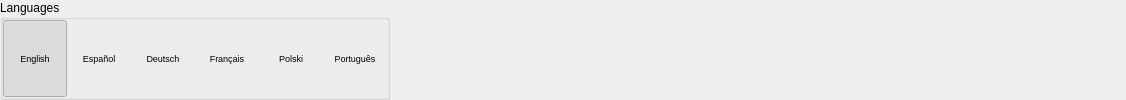
  <widget class="QWidget" name="languageTab">
   <attribute name="title">
    <string>&amp;Language</string>
   </attribute>
   <layout class="QHBoxLayout" name="horizontalLayout_19">
    <property name="spacing">
     <number>0</number>
    </property>
    <property name="leftMargin">
     <number>0</number>
    </property>
    <property name="topMargin">
     <number>0</number>
    </property>
    <property name="rightMargin">
     <number>0</number>
    </property>
    <property name="bottomMargin">
     <number>0</number>
    </property>
    <item>
     <widget class="QGroupBox" name="groupBox">
      <property name="minimumSize">
       <size>
        <width>0</width>
        <height>0</height>
       </size>
      </property>
      <property name="title">
       <string>Languages</string>
      </property>
      <layout class="QHBoxLayout" name="horizontalLayout_3">
       <property name="spacing">
        <number>0</number>
       </property>
       <property name="leftMargin">
        <number>0</number>
       </property>
       <property name="topMargin">
        <number>0</number>
       </property>
       <property name="rightMargin">
        <number>0</number>
       </property>
       <property name="bottomMargin">
        <number>0</number>
       </property>
       <item>
        <widget class="QToolButton" name="langUsBtn">
         <property name="sizePolicy">
          <sizepolicy hsizetype="Preferred" vsizetype="Preferred">
           <horstretch>0</horstretch>
           <verstretch>0</verstretch>
          </sizepolicy>
         </property>
         <property name="minimumSize">
          <size>
           <width>64</width>
           <height>0</height>
          </size>
         </property>
         <property name="font">
          <font>
           <pointsize>7</pointsize>
          </font>
         </property>
         <property name="toolTip">
          <string>Change application language to 'English'.</string>
         </property>
         <property name="autoFillBackground">
          <bool>false</bool>
         </property>
         <property name="text">
          <string notr="true">English</string>
         </property>
         <property name="icon">
          <iconset resource="../resources/UltraStar-Manager.qrc">
           <normaloff>:/lang/us.png</normaloff>:/lang/us.png</iconset>
         </property>
         <property name="iconSize">
          <size>
           <width>16</width>
           <height>16</height>
          </size>
         </property>
         <property name="checkable">
          <bool>true</bool>
         </property>
         <property name="checked">
          <bool>true</bool>
         </property>
         <property name="autoExclusive">
          <bool>true</bool>
         </property>
         <property name="toolButtonStyle">
          <enum>Qt::ToolButtonTextUnderIcon</enum>
         </property>
         <property name="autoRaise">
          <bool>true</bool>
         </property>
        </widget>
       </item>
       <item>
        <widget class="QToolButton" name="langEsBtn">
         <property name="sizePolicy">
          <sizepolicy hsizetype="Preferred" vsizetype="Preferred">
           <horstretch>0</horstretch>
           <verstretch>0</verstretch>
          </sizepolicy>
         </property>
         <property name="minimumSize">
          <size>
           <width>64</width>
           <height>0</height>
          </size>
         </property>
         <property name="font">
          <font>
           <pointsize>7</pointsize>
          </font>
         </property>
         <property name="toolTip">
          <string>Change application language to 'Spanish (Español)'.</string>
         </property>
         <property name="text">
          <string notr="true">Español</string>
         </property>
         <property name="icon">
          <iconset resource="../resources/UltraStar-Manager.qrc">
           <normaloff>:/lang/es.png</normaloff>:/lang/es.png</iconset>
         </property>
         <property name="checkable">
          <bool>true</bool>
         </property>
         <property name="autoExclusive">
          <bool>true</bool>
         </property>
         <property name="toolButtonStyle">
          <enum>Qt::ToolButtonTextUnderIcon</enum>
         </property>
         <property name="autoRaise">
          <bool>true</bool>
         </property>
        </widget>
       </item>
       <item>
        <widget class="QToolButton" name="langDeBtn">
         <property name="sizePolicy">
          <sizepolicy hsizetype="Preferred" vsizetype="Preferred">
           <horstretch>0</horstretch>
           <verstretch>0</verstretch>
          </sizepolicy>
         </property>
         <property name="minimumSize">
          <size>
           <width>64</width>
           <height>0</height>
          </size>
         </property>
         <property name="font">
          <font>
           <pointsize>7</pointsize>
          </font>
         </property>
         <property name="toolTip">
          <string>Change application language to 'German (Deutsch)'.</string>
         </property>
         <property name="text">
          <string notr="true">Deutsch</string>
         </property>
         <property name="icon">
          <iconset resource="../resources/UltraStar-Manager.qrc">
           <normaloff>:/lang/de.png</normaloff>:/lang/de.png</iconset>
         </property>
         <property name="checkable">
          <bool>true</bool>
         </property>
         <property name="autoExclusive">
          <bool>true</bool>
         </property>
         <property name="toolButtonStyle">
          <enum>Qt::ToolButtonTextUnderIcon</enum>
         </property>
         <property name="autoRaise">
          <bool>true</bool>
         </property>
        </widget>
       </item>
       <item>
        <widget class="QToolButton" name="langFrBtn">
         <property name="sizePolicy">
          <sizepolicy hsizetype="Preferred" vsizetype="Preferred">
           <horstretch>0</horstretch>
           <verstretch>0</verstretch>
          </sizepolicy>
         </property>
         <property name="minimumSize">
          <size>
           <width>64</width>
           <height>0</height>
          </size>
         </property>
         <property name="font">
          <font>
           <pointsize>7</pointsize>
          </font>
         </property>
         <property name="toolTip">
          <string>Change application language to 'French (Français)'.</string>
         </property>
         <property name="text">
          <string notr="true">Français</string>
         </property>
         <property name="icon">
          <iconset resource="../resources/UltraStar-Manager.qrc">
           <normaloff>:/lang/fr.png</normaloff>:/lang/fr.png</iconset>
         </property>
         <property name="checkable">
          <bool>true</bool>
         </property>
         <property name="autoExclusive">
          <bool>true</bool>
         </property>
         <property name="toolButtonStyle">
          <enum>Qt::ToolButtonTextUnderIcon</enum>
         </property>
         <property name="autoRaise">
          <bool>true</bool>
         </property>
        </widget>
       </item>
       <item>
        <widget class="QToolButton" name="langPlBtn">
         <property name="sizePolicy">
          <sizepolicy hsizetype="Preferred" vsizetype="Preferred">
           <horstretch>0</horstretch>
           <verstretch>0</verstretch>
          </sizepolicy>
         </property>
         <property name="minimumSize">
          <size>
           <width>64</width>
           <height>0</height>
          </size>
         </property>
         <property name="font">
          <font>
           <pointsize>7</pointsize>
          </font>
         </property>
         <property name="toolTip">
          <string>Change application language to 'Polish (Polski)'.</string>
         </property>
         <property name="text">
          <string notr="true">Polski</string>
         </property>
         <property name="icon">
          <iconset resource="../resources/UltraStar-Manager.qrc">
           <normaloff>:/lang/pl.png</normaloff>:/lang/pl.png</iconset>
         </property>
         <property name="checkable">
          <bool>true</bool>
         </property>
         <property name="autoExclusive">
          <bool>true</bool>
         </property>
         <property name="toolButtonStyle">
          <enum>Qt::ToolButtonTextUnderIcon</enum>
         </property>
         <property name="autoRaise">
          <bool>true</bool>
         </property>
        </widget>
       </item>
       <item>
        <widget class="QToolButton" name="langPtBtn">
         <property name="sizePolicy">
          <sizepolicy hsizetype="Preferred" vsizetype="Preferred">
           <horstretch>0</horstretch>
           <verstretch>0</verstretch>
          </sizepolicy>
         </property>
         <property name="minimumSize">
          <size>
           <width>64</width>
           <height>0</height>
          </size>
         </property>
         <property name="font">
          <font>
           <pointsize>7</pointsize>
          </font>
         </property>
         <property name="toolTip">
          <string>Change application language to 'Portuguese (Português)'.</string>
         </property>
         <property name="text">
          <string notr="true">Português</string>
         </property>
         <property name="icon">
          <iconset resource="../resources/UltraStar-Manager.qrc">
           <normaloff>:/lang/pt.png</normaloff>:/lang/pt.png</iconset>
         </property>
         <property name="checkable">
          <bool>true</bool>
         </property>
         <property name="autoExclusive">
          <bool>true</bool>
         </property>
         <property name="toolButtonStyle">
          <enum>Qt::ToolButtonTextUnderIcon</enum>
         </property>
         <property name="autoRaise">
          <bool>true</bool>
         </property>
        </widget>
       </item>
      </layout>
     </widget>
    </item>
    <item>
     <spacer name="horizontalSpacer_6">
      <property name="orientation">
       <enum>Qt::Horizontal</enum>
      </property>
      <property name="sizeHint" stdset="0">
       <size>
        <width>736</width>
        <height>20</height>
       </size>
      </property>
     </spacer>
    </item>
   </layout>
  </widget>
